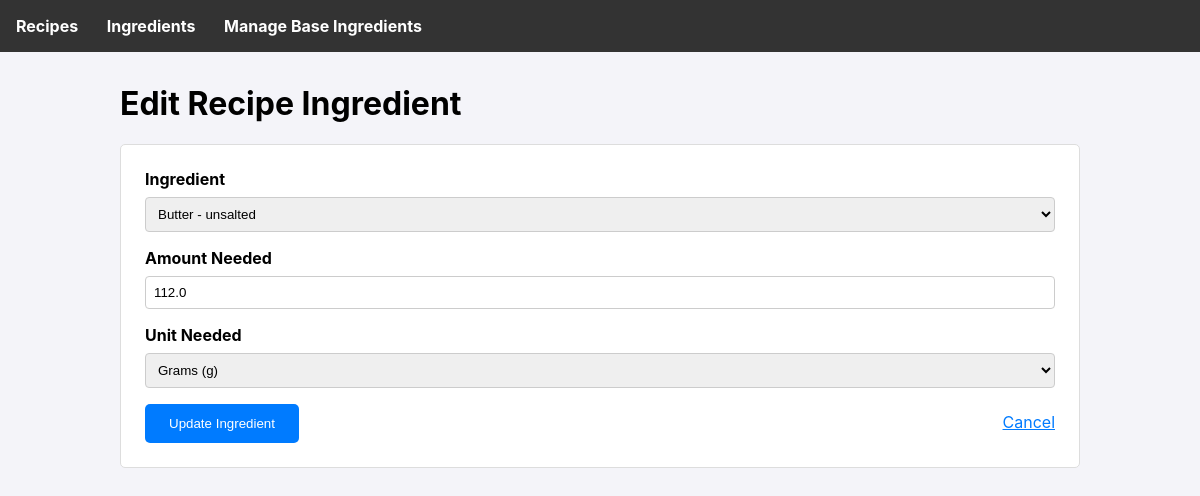
/recipe/2/edit_ingredient/5, run on the app's committed database.
### tables this page shows
CREATE TABLE recipe_ingredients (
        recipe_id INTEGER NOT NULL,
        ingredient_id INTEGER NOT NULL,
        amount_needed REAL NOT NULL,
        unit_needed TEXT NOT NULL, sort_order INTEGER,
        PRIMARY KEY (recipe_id, ingredient_id),
        FOREIGN KEY (recipe_id) REFERENCES recipes (id),
        FOREIGN KEY (ingredient_id) REFERENCES ingredients (id)
    );

CREATE TABLE ingredients (
        id INTEGER PRIMARY KEY AUTOINCREMENT,
        name TEXT UNIQUE NOT NULL
    , density_g_ml REAL);

### app.py (the view, shortened to what this page needs)
@app.route('/recipe/<int:recipe_id>/edit_ingredient/<int:ingredient_id>', methods=('GET', 'POST'))
def edit_recipe_ingredient(recipe_id, ingredient_id):
    db = get_db()
    recipe_ingredient = db.execute('''
        SELECT * FROM recipe_ingredients WHERE recipe_id = ? AND ingredient_id = ?
    ''', (recipe_id, ingredient_id)).fetchone()
    if recipe_ingredient is None:
        flash('Recipe ingredient not found.', 'error')
        return redirect(url_for('edit_recipe', recipe_id=recipe_id))
    all_ingredients = db.execute('SELECT * FROM ingredients ORDER BY name').fetchall()
    return render_template('edit_recipe_ingredient.html', recipe_id=recipe_id,
                           recipe_ingredient=recipe_ingredient, all_ingredients=all_ingredients, units=UNITS)

### app.py (called while the page is built)
def get_db():
    if 'db' not in g:
        g.db = sqlite3.connect(DATABASE)
        g.db.row_factory = sqlite3.Row
    return g.db

### templates/edit_recipe_ingredient.html
{% extends 'base.html' %}
{% block content %}
    <h1>Edit Recipe Ingredient</h1>
    <div class="card">
        <form method="post">
            <label for="ingredient_id">Ingredient</label>
            <select name="ingredient_id" id="ingredient_id" required>
                {% for ingredient in all_ingredients %}
                    <option value="{{ ingredient.id }}" {% if ingredient.id == recipe_ingredient.ingredient_id %}selected{% endif %}>
                        {{ ingredient.name }}
                    </option>
                {% endfor %}
            </select>
            <label for="amount_needed">Amount Needed</label>
            <input type="number" step="any" name="amount_needed" id="amount_needed" value="{{ recipe_ingredient.amount_needed }}" required>
            <label for="unit_needed">Unit Needed</label>
            <select name="unit_needed" id="unit_needed" required>
                {% for abbr, full_name, dimension in units %}
                    <option value="{{ abbr }}" {% if abbr == recipe_ingredient.unit_needed %}selected{% endif %}>
                        {{ full_name }}
                    </option>
                {% endfor %}
            </select>
            <button type="submit">Update Ingredient</button>
            <a href="{{ url_for('edit_recipe', recipe_id=recipe_id) }}" style="float: right; margin-top: 0.5rem;">Cancel</a>
        </form>
    </div>
{% endblock %}

### templates/base.html (style rules this page uses)
body { font-family: -apple-system, BlinkMacSystemFont, "Segoe UI", Roboto, "Helvetica Neue", Arial, sans-serif; margin: 0; background-color: #f4f4f9; }
.card { background-color: white; border: 1px solid #ddd; border-radius: 5px; padding: 1.5rem; margin-bottom: 1rem; }
a { color: #007bff; }
form label { display: block; margin-bottom: 0.5rem; font-weight: bold; }
form input, form textarea, form select { width: 100%; padding: 0.5rem; margin-bottom: 1rem; border: 1px solid #ccc; border-radius: 4px; box-sizing: border-box; }
form button { background-color: #007bff; color: white; padding: 0.75rem 1.5rem; border: none; border-radius: 5px; cursor: pointer; }

### data on the page
recipe_ingredients: ingredient_id "Butter - unsalted", amount_needed "112.0", unit_needed "Grams (g)"
